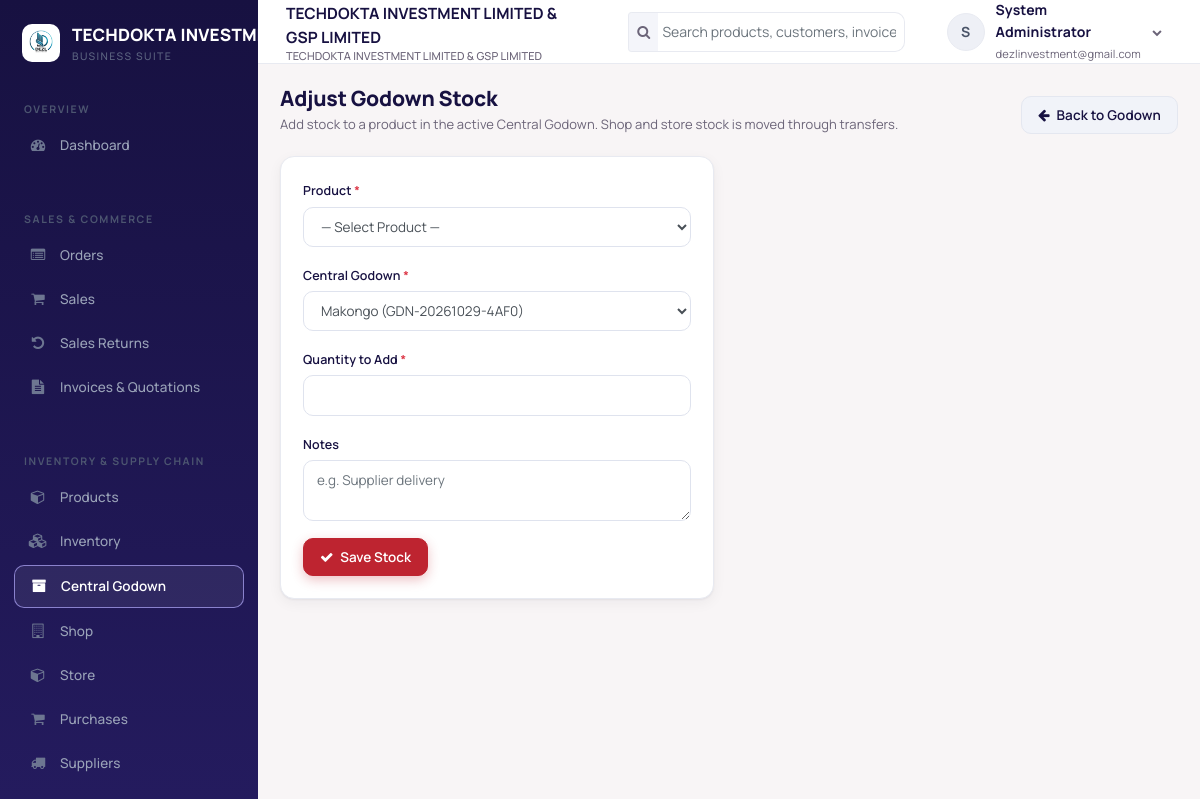
The page /inventory-adjust.php (signed in) on the database its author committed.
### tables this page shows
CREATE TABLE `users` (
  `user_id` int(10) UNSIGNED NOT NULL,
  `tenant_id` int(10) UNSIGNED NOT NULL,
  `username` varchar(100) NOT NULL,
  `email` varchar(191) NOT NULL,
  `password_hash` varchar(255) NOT NULL,
  `first_name` varchar(100) NOT NULL,
  `last_name` varchar(100) NOT NULL,
  `phone` varchar(50) DEFAULT NULL,
  `is_active` tinyint(1) NOT NULL DEFAULT 1,
  `last_login` datetime DEFAULT NULL,
  `created_at` timestamp NOT NULL DEFAULT current_timestamp()
);

### inventory-adjust.php (the view, shortened to what the rows shown need)
<?php
require_once 'header.php';
require_once 'auth_check.php';
require_once 'navbar.php';
require_once 'sidebar.php';
?>
<div class="page-head">
    <div>
        <h1 class="page-title">Adjust Godown Stock</h1>
    </div>
</div>
<?php require_once 'footer.php'; ?>

### navbar.php (shortened to what the rows shown need)
<div class="app-main">
    <header class="topbar">
        <div class="topbar-title"><?php echo isset($page_title) ? e($page_title) : e(system_title()); ?><small><?php echo e(system_title()); ?></small></div>
        <div class="topbar-search hide-xs">
            <div class="search-wrap">
            </div>
        </div>
        <div class="dropdown">
            <a href="#" class="user-menu" data-toggle="dropdown">
                <span class="avatar"><?php echo e(strtoupper(substr($current_user->first_name, 0, 1))); ?></span>
                <span class="hide-xs"><strong><?php echo e($current_user->fullName()); ?></strong><br><small class="text-muted"><?php echo e($current_user->email); ?></small></span>
                <i class="fa fa-chevron-down hide-xs" style="font-size:10px;color:var(--text-muted)"></i>
            </a>
        </div>
    </header>
    <main class="app-content">

### sidebar.php (shortened to what the rows shown need)
<aside class="sidebar" id="sidebar">
    <div class="sidebar-brand">
        <?php $sidebar_logo = system_logo_path(); ?>
        <?php if ($sidebar_logo !== ''): ?>
            <img src="<?php echo e($sidebar_logo); ?>" alt="" class="sidebar-logo">
        <?php endif; ?>
        <div class="brand-text"><?php echo e(system_title()); ?><small>Business Suite</small></div>
    </div>
</aside>

### rows shown on the page
users: tenant "TECHDOKTA INVESTMENT LIMITED & GSP LIMITED", first_name "S", $current_user->fullName() "System Administrator", email "dezlinvestment@gmail.com", tenant "TECHDOKTA…"

### other values the page prints
form field warehouse_id "Makongo (GDN-20261029-4AF0)"
